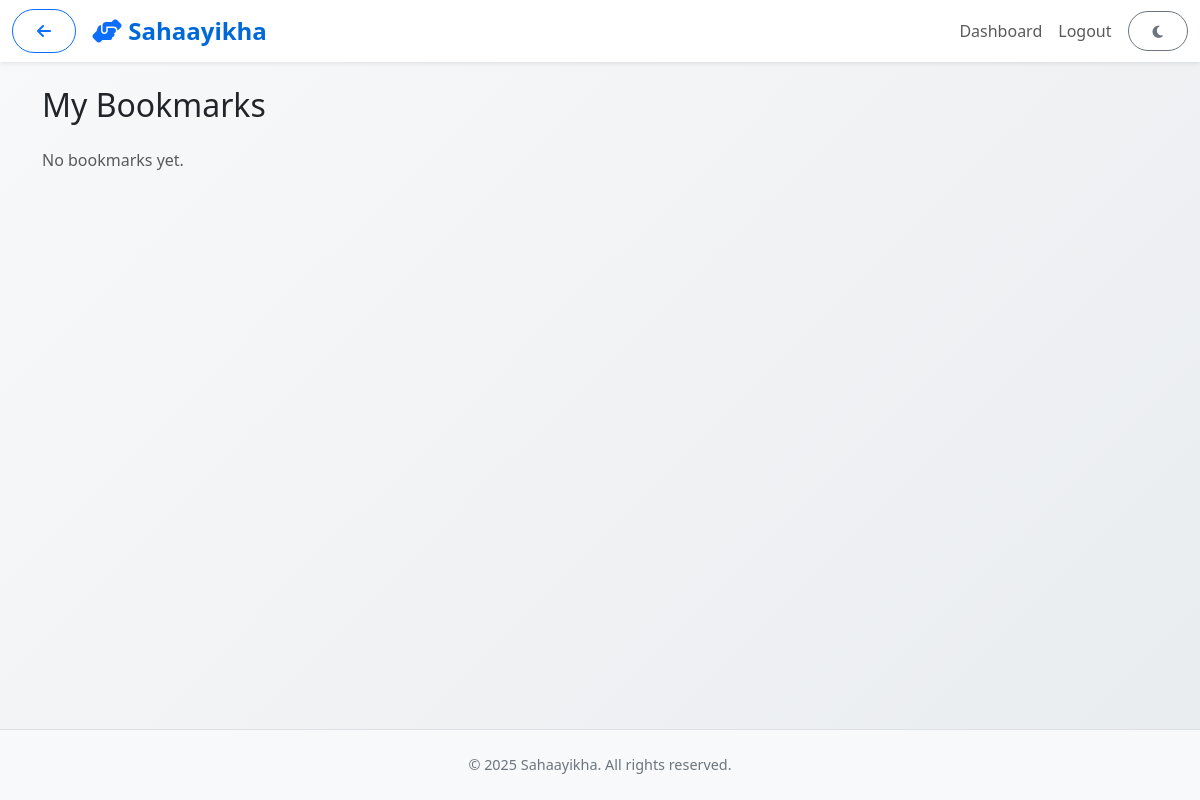
The app's page /bookmarks (signed in), older data.
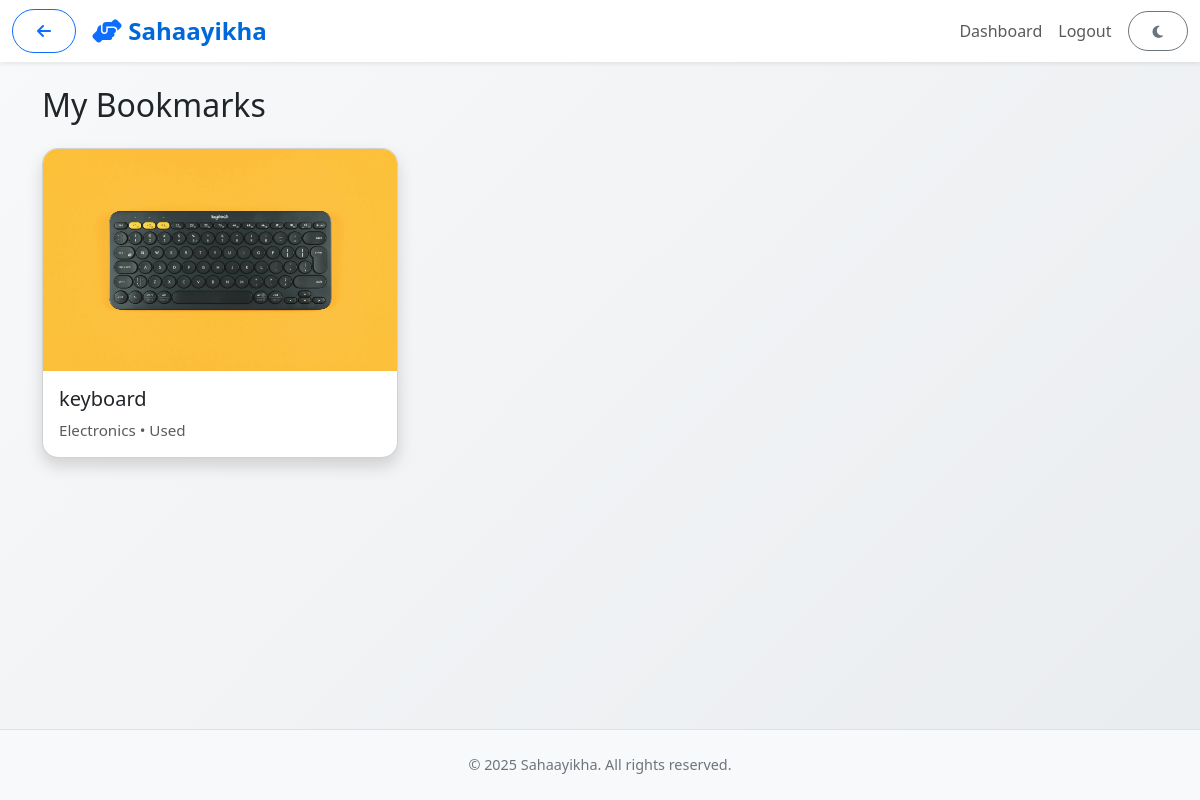
The same page, newer data.
### app/models.py (models this page shows)
class Bookmark(db.Model):
    __tablename__ = "bookmarks"
    bookmark_id = db.Column(db.Integer, primary_key=True)
    user_id = db.Column(db.Integer, db.ForeignKey("users.user_id"), nullable=False)
    item_id = db.Column(db.Integer, db.ForeignKey("items.item_id"), nullable=False)
    saved_at = db.Column(db.DateTime, default=datetime.utcnow)

class ItemImage(db.Model):
    __tablename__ = "item_images"
    image_id = db.Column(db.Integer, primary_key=True)
    item_id = db.Column(db.Integer, db.ForeignKey("items.item_id"), nullable=False)
    image_url = db.Column(db.String(255), nullable=False)
    uploaded_at = db.Column(db.DateTime, default=datetime.utcnow)

class Item(db.Model):
    __tablename__ = "items"
    item_id = db.Column(db.Integer, primary_key=True)
    user_id = db.Column(db.Integer, db.ForeignKey("users.user_id"), nullable=False)
    title = db.Column(db.String(255), nullable=False)
    description = db.Column(db.Text)
    category = db.Column(db.String(255))
    type = db.Column(db.String(50))  # Trade / Share / Disaster
    condition = db.Column(db.String(50))  # New / Used / Old
    urgency_level = db.Column(db.String(50))  # Urgent / Flexible
    expected_return = db.Column(db.String(255))
    location = db.Column(db.String(255))
    status = db.Column(db.String(50), default="Active")  # Active / Traded / Verified / Expired
    created_at = db.Column(db.DateTime, default=datetime.utcnow)
    expires_at = db.Column(db.DateTime, nullable=True)
    histories = db.relationship("ItemHistory", backref="item", lazy="dynamic")
    chat_sessions = db.relationship("ChatSession", backref="item", lazy="dynamic")
    disaster_donations = db.relationship("DisasterDonation", backref="item", lazy="dynamic")
    bookmarks = db.relationship("Bookmark", backref="item", lazy="dynamic")
    reports = db.relationship("Report", backref="item", lazy="dynamic")
    verification_logs = db.relationship("OrganizationVerificationLog", backref="item", lazy="dynamic")
    images = db.relationship("ItemImage", backref="item", lazy="dynamic")

### app/routes.py (the view)
@main.route("/bookmarks")
@login_required
def bookmarks():
    user_bookmarks = Bookmark.query.filter_by(user_id=getattr(current_user, "user_id", None)).all()
    return render_template("features/bookmarks.html", bookmarks=user_bookmarks)

### app/routes.py (called while the page is built)
@login_manager.user_loader
def load_user(user_id):
    try:
        prefix, id_str = user_id.split(":")
        id_val = int(id_str)
    except Exception:
        return None
    if prefix == "user":
        return User.query.get(id_val)
    if prefix == "admin":
        return Admin.query.get(id_val)
    if prefix == "org":
        return Organization.query.get(id_val)
    return None

### app/templates/features/bookmarks.html
{% extends "base.html" %}
{% block content %}
<div class="container py-4">
  <h2 class="mb-4">My Bookmarks</h2>
  <div class="row g-4">
    {% for b in bookmarks %}
    <div class="col-md-4">
      <a href="{{ url_for('main.view_item', item_id=b.item.item_id) }}" class="text-decoration-none text-dark">
        <div class="card shadow h-100">
          {% if b.item.images.first() %}
            <img src="{{ url_for('static', filename=b.item.images.first().image_url) }}" class="card-img-top" alt="{{ b.item.title }}">
          {% else %}
            <img src="{{ url_for('static', filename='images/item_placeholder.jpg') }}" class="card-img-top" alt="{{ b.item.title }}">
          {% endif %}
          <div class="card-body">
            <h5 class="card-title">{{ b.item.title }}</h5>
            <p class="card-text small text-muted">{{ b.item.category }} • {{ b.item.condition }}</p>
          </div>
        </div>
      </a>
    </div>
    {% else %}
    <div class="col-12"><p class="text-muted">No bookmarks yet.</p></div>
    {% endfor %}
  </div>
</div>
{% endblock %}

### app/templates/base.html (shortened to what this page needs)
<!DOCTYPE html>
<html lang="en">
<head>
  <link href="https://cdn.jsdelivr.net/npm/bootstrap@5.3.3/dist/css/bootstrap.min.css" rel="stylesheet">
  <link rel="stylesheet" href="https://cdnjs.cloudflare.com/ajax/libs/font-awesome/6.5.1/css/all.min.css">
  <link rel="stylesheet" href="{{ url_for('static', filename='css/style.css') }}">
</head>
<body id="mainBody">
<nav class="navbar navbar-expand-lg navbar-light bg-white shadow-sm">
  <div class="container-fluid">
    <div class="d-flex align-items-center">
      {% if request.endpoint != 'main.home' %}
        <button class="btn btn-outline-primary me-2" id="backBtn">
          <i class="fas fa-arrow-left"></i>
        </button>
      {% endif %}
      <a class="navbar-brand fw-bold ms-2" href="{{ url_for('main.home') }}">
        <i class="fas fa-hands-helping text-primary"></i> Sahaayikha
      </a>
    </div>
    <div class="collapse navbar-collapse justify-content-end" id="navbarNav">
      <ul class="navbar-nav align-items-center">
        {% if current_user.is_authenticated %}
          <li class="nav-item">
            <a class="nav-link" href="
              {% if current_user.is_authenticated %}
                {% if current_user.__class__.__name__ == 'User' %}{{ url_for('main.dashboard') }}
                {% elif current_user.__class__.__name__ == 'Organization' %}{{ url_for('main.org_dashboard') }}
                {% elif current_user.__class__.__name__ == 'Admin' %}{{ url_for('main.admin_dashboard') }}
                {% else %}#
                {% endif %}
              {% else %}#
              {% endif %}
            ">
              Dashboard
            </a>
          </li>
          <li class="nav-item"><a class="nav-link" href="{{ url_for('main.logout') }}">Logout</a></li>
        {% else %}
          <li class="nav-item"><a class="nav-link" href="{{ url_for('main.auth_login_selector') }}">Login</a></li>
          <li class="nav-item"><a class="nav-link" href="{{ url_for('main.auth_register_selector') }}">Register</a></li>
        {% endif %}
        <li class="nav-item ms-2">
          <button id="darkModeToggle" class="btn btn-sm btn-outline-secondary">
            <i class="fas fa-moon"></i>
          </button>
        </li>
      </ul>
    </div>
  </div>
</nav>
  <main>
    {% block content %}{% endblock %}
  </main>
  <footer class="text-center py-4 mt-auto border-top">
    <p class="mb-0">&copy; 2025 Sahaayikha. All rights reserved.</p>
  </footer>
</body>
</html>

### app/static/css/style.css (style rules this page uses)
body { font-family: 'Segoe UI', Tahoma, Geneva, Verdana, sans-serif; background: linear-gradient(135deg, #f8f9fa, #e9ecef); min-height: 100vh; display: flex; flex-direction: column; transition: background 0.3s ease, color 0.3s ease; }
.navbar { background: #ffffffcc; backdrop-filter: blur(10px); box-shadow: 0 2px 8px rgba(0,0,0,0.05); transition: background 0.3s ease; }
.navbar-brand { font-size: 1.5rem; font-weight: 700; color: #0069d9; }
.navbar-nav .nav-link { font-weight: 500; transition: color 0.3s ease; }
.card { border-radius: 16px; overflow: hidden; transition: transform 0.3s ease, box-shadow 0.3s ease; }
.card-body p { font-size: 0.95rem; color: #6c757d; }
.btn { border-radius: 50px; font-weight: 500; padding: 0.55rem 1.5rem; transition: all 0.25s ease; }
footer { background: #f8f9fa; color: #6c757d; font-size: 0.9rem; padding: 1rem 0; margin-top: auto; transition: background 0.3s ease, color 0.3s ease; }
* { transition: all 0.25s ease; }

### app/templates/base.html (style rules this page uses)
html, body { height: 100%; }
body { display: flex; flex-direction: column; }
main { flex: 1; }
footer { background-color: #f8f9fa; }

Row changes from the older to the newer data that the page shows:
added Bookmark: image_url (picture), item "keyboard", item.category "Electronics", item.condition "Used"
Text that changed along with them:
text no longer shown: "No bookmarks yet."
